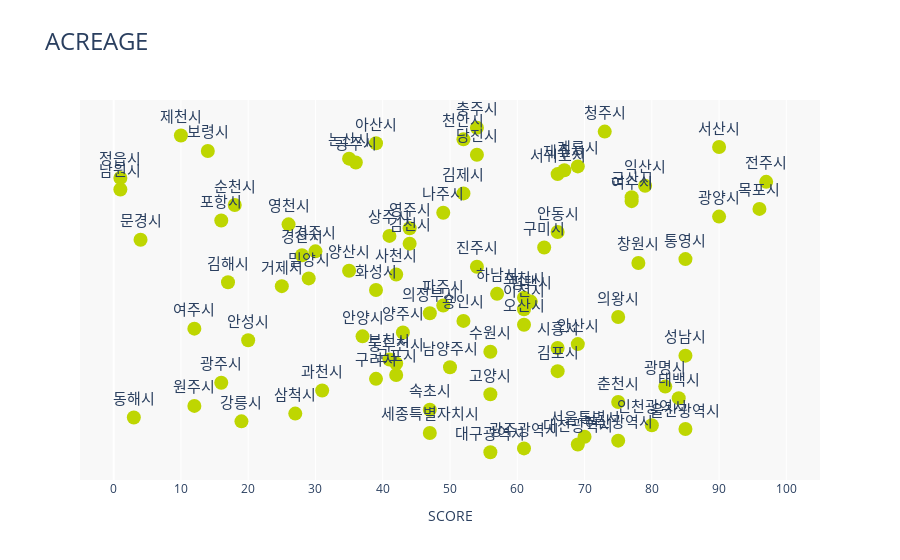

The notebook cell this image was saved under:
### Markdown cell above
### 면적(Acreage)

### Code cell
# 면적 
create_scatter_plot(ps, 'Acreage', 'rgba(190, 214, 1, 1)')

### Figure 1 — Plotly figure (JSON) as saved in the notebook; plotly's stock layout.template omitted (floating-point values rounded to 4 significant figures)
{"data": [{"hovertemplate": "<b>%{text}</b><br>Acreage: %{x}<extra></extra>", "legendgroup": "", "marker": {"color": "rgba(190, 214, 1, 1)", "size": 14, "symbol": "circle"}, "mode": "markers+text", "name": "", "orientation": "h", "showlegend": false, "text": ["대구광역시", "광주광역시", "대전광역시", "부산광역시", "서울특별시", "세종특별자치시", "울산광역시", "인천광역시", "강릉시", "동해시", "삼척시", "속초시", "원주시", "춘천시", "태백시", "고양시", "과천시", "광명시", "광주시", "구리시", "군포시", "김포시", "남양주시", "동두천시", "부천시", "성남시", "수원시", "시흥시", "안산시", "안성시", "안양시", "양주시", "여주시", "오산시", "용인시", "의왕시", "의정부시", "이천시", "파주시", "평택시", "포천시", "하남시", "화성시", "거제시", "김해시", "밀양시", "사천시", "양산시", "진주시", "창원시", "통영시", "경산시", "경주시", "구미시", "김천시", "문경시", "상주시", "안동시", "영주시", "영천시", "포항시", "광양시", "나주시", "목포시", "순천시", "여수시", "군산시", "김제시", "남원시", "익산시", "전주시", "정읍시", "서귀포시", "제주시", "계룡시", "공주시", "논산시", "당진시", "보령시", "서산시", "아산시", "천안시", "제천시", "청주시", "충주시"], "textfont": {"size": 15}, "textposition": "top center", "type": "scatter", "x": [56, 61, 69, 75, 70, 47, 85, 80, 19, 3, 27, 47, 12, 75, 84, 56, 31, 82, 16, 39, 42, 66, 50, 42, 41, 85, 56, 66, 69, 20, 37, 43, 12, 61, 52, 75, 47, 61, 49, 62, 61, 57, 39, 25, 17, 29, 42, 35, 54, 78, 85, 28, 30, 64, 44, 4, 41, 66, 44, 26, 16, 90, 49, 96, 18, 77, 77, 52, 1, 79, 97, 1, 66, 67, 69, 36, 35, 54, 14, 90, 39, 52, 10, 73, 54], "xaxis": "x", "y": [0, 1, 2, 3, 4, 5, 6, 7, 8, 9, 10, 11, 12, 13, 14, 15, 16, 17, 18, 19, 20, 21, 22, 23, 24, 25, 26, 27, 28, 29, 30, 31, 32, 33, 34, 35, 36, 37, 38, 39, 40, 41, 42, 43, 44, 45, 46, 47, 48, 49, 50, 51, 52, 53, 54, 55, 56, 57, 58, 59, 60, 61, 62, 63, 64, 65, 66, 67, 68, 69, 70, 71, 72, 73, 74, 75, 76, 77, 78, 79, 80, 81, 82, 83, 84], "yaxis": "y"}], "layout": {"legend": {"tracegroupgap": 0}, "plot_bgcolor": "rgba(242, 242, 242, 0.5)", "title": {"font": {"size": 24}, "text": "ACREAGE"}, "xaxis": {"anchor": "y", "domain": [0, 1], "dtick": 10, "range": [-5, 105], "tick0": 0, "tickmode": "linear", "title": {"text": "SCORE"}}, "yaxis": {"anchor": "x", "domain": [0, 1], "title": {"text": "index"}, "visible": false}}}
